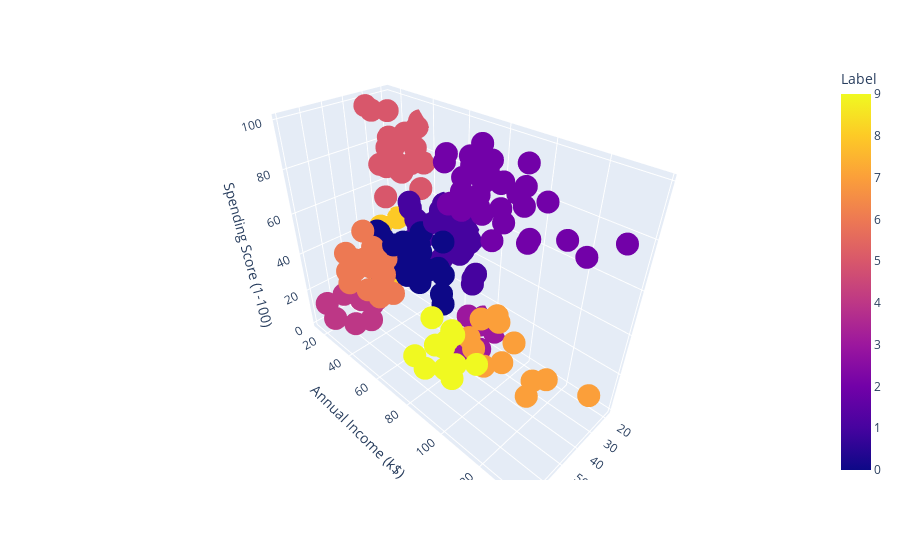

This figure's notebook cell:
### Code cell
import plotly.express as px

fig = px.scatter_3d(df_n6, x='Age', y='Annual Income (k$)', z='Spending Score (1-100)', labels='Label', color = 'Label')
fig.show()

### Figure 1 — Plotly figure (JSON) as saved in the notebook; plotly's stock layout.template omitted (floating-point values rounded to 4 significant figures; data arrays with more than 128 entries replaced by an {"elided": "..."} marker saying what was removed)
{"data": [{"hovertemplate": "Age=%{x}<br>Annual Income (k$)=%{y}<br>Spending Score (1-100)=%{z}<br>Label=%{marker.color}<extra></extra>", "legendgroup": "", "marker": {"color": {"elided": "200 int values"}, "coloraxis": "coloraxis", "symbol": "circle"}, "mode": "markers", "name": "", "scene": "scene", "showlegend": false, "type": "scatter3d", "x": {"elided": "200 int values"}, "y": {"elided": "200 int values"}, "z": {"elided": "200 int values"}}], "layout": {"coloraxis": {"colorbar": {"title": {"text": "Label"}}, "colorscale": [[0, "#0d0887"], [0.1111, "#46039f"], [0.2222, "#7201a8"], [0.3333, "#9c179e"], [0.4444, "#bd3786"], [0.5556, "#d8576b"], [0.6667, "#ed7953"], [0.7778, "#fb9f3a"], [0.8889, "#fdca26"], [1, "#f0f921"]]}, "legend": {"tracegroupgap": 0}, "margin": {"t": 60}, "scene": {"domain": {"x": [0, 1], "y": [0, 1]}, "xaxis": {"title": {"text": "Age"}}, "yaxis": {"title": {"text": "Annual Income (k$)"}}, "zaxis": {"title": {"text": "Spending Score (1-100)"}}}}}
